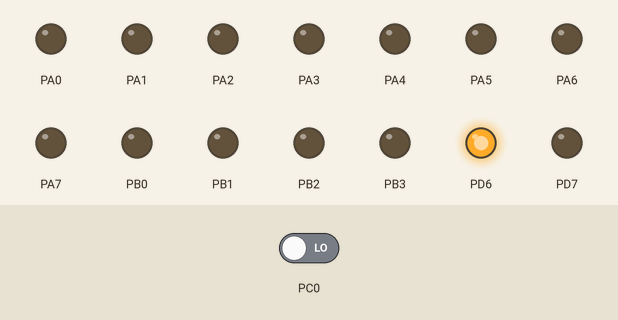
Bench run of a program on a simulated ATmega128, built with avr-gcc and emulated at 8 MHz. On the bench: output pins drawn as LEDs (lit = HIGH). Dashed ring = blinking. Inputs (shaded band) come from the test bench; at power-on: PC0 LOW.

Above: at 1.2 s.
1.3 s: PC0 driven HIGH
At 2.2 s:
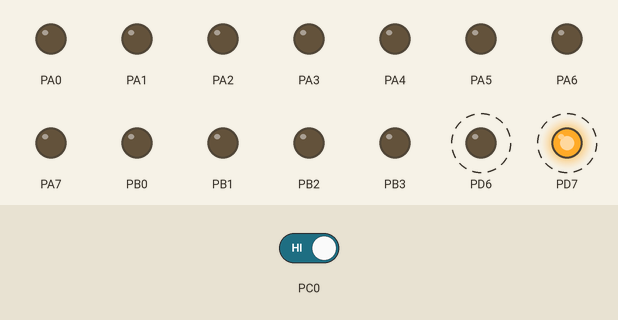
4.3 s: PC0 driven LOW
At 5.6 s:
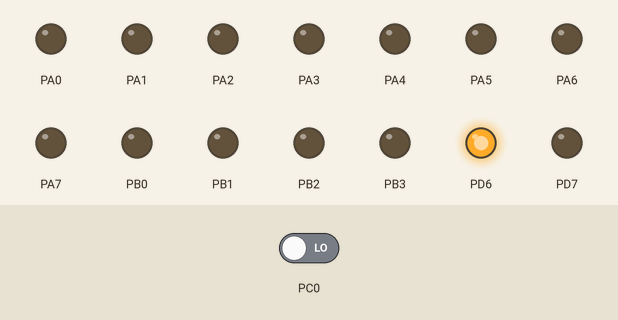
Timing chart, 0 to 7.3 s (numbered marks = the images above; inputs shaded):
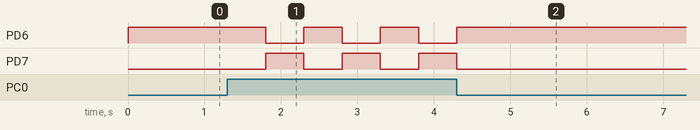

Measured:
- after the input at 1.3 s, PD6, PD7: alternates HIGH for 0.50 s and LOW for 0.50 s, starting after 0.50 s
- after the input at 4.3 s, PD6: goes on until 4.3 s, then stays HIGH; PD7: goes on until 4.3 s, then stays LOW

The program:

main.c
```c
/*
 * led_button.c
 *
 * Created: 2-2-2018 10:55:42
 * Author : stijn
 */
#define BIT(x) (1 << (x))
#define F_CPU 8000000

#include <avr/io.h>
#include <util/delay.h>

void wait( int ms){
	for (int i=0; i<ms; i++)
	{
		_delay_ms(1);
	}
}

int main(void)
{
	DDRC = 0x00;
	DDRD = 0b11111111;
	DDRA = 0b11111111;
	DDRB = 0b11111111;
	DDRE = 0b11111111;
	DDRF = 0b11111111;
	DDRE = 0b11111111;
	DDRF = 0b11111111;
	DDRG = 0b11111111;

	PORTA = 0x00;
	PORTB = 0x00;
	PORTD = 0x00;
	PORTE = 0x00;
	PORTF = 0x00;
	PORTG = 0x00;

	PORTD |= BIT(6);
	PORTD &= ~BIT(7);
    /* Replace with your application code */
    while (1)
    {
		if (PINC & 0x01)
		{
			wait(500);
			PORTD ^= (BIT(7)| BIT(6));
		}
    }
}
```
